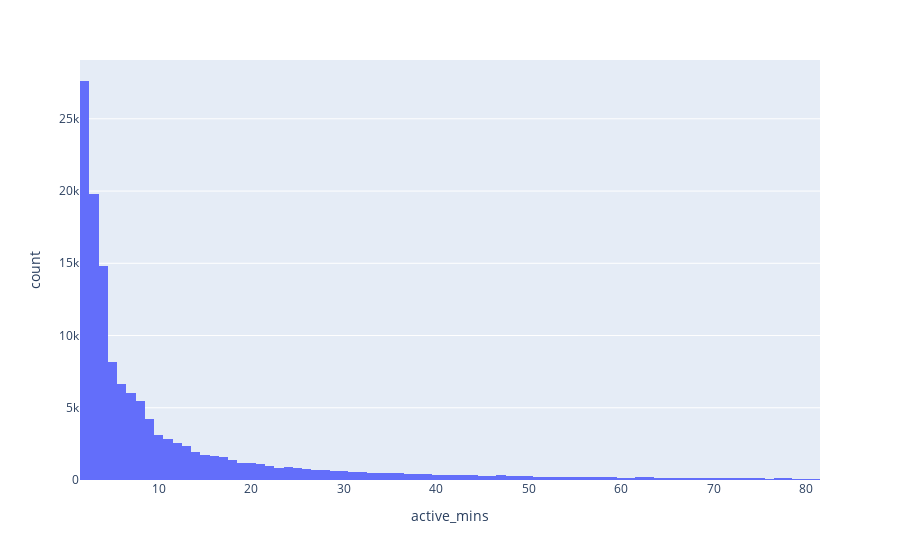

Notebook cell for this chart:
### Code cell
import seaborn as sns
import plotly.express as px
fig = px.histogram(before_AB_treatment_base_table, x="active_mins")
fig.show()

### Figure 1 — Plotly figure (JSON) as saved in the notebook; plotly's stock layout.template omitted (floating-point values rounded to 4 significant figures; data arrays with more than 128 entries replaced by an {"elided": "..."} marker saying what was removed)
{"data": [{"alignmentgroup": "True", "bingroup": "x", "hovertemplate": "active_mins=%{x}<br>count=%{y}<extra></extra>", "legendgroup": "", "marker": {"color": "#636efa"}, "name": "", "offsetgroup": "", "orientation": "v", "showlegend": false, "type": "histogram", "x": {"elided": "134786 int values"}, "xaxis": "x", "yaxis": "y"}], "layout": {"barmode": "relative", "legend": {"tracegroupgap": 0}, "margin": {"t": 60}, "xaxis": {"anchor": "y", "domain": [0, 1], "title": {"text": "active_mins"}}, "yaxis": {"anchor": "x", "domain": [0, 1], "title": {"text": "count"}}}}
